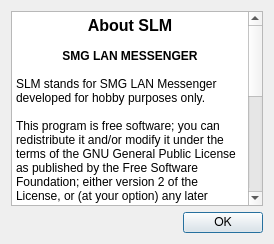
<?xml version="1.0" encoding="UTF-8"?>
<ui version="4.0">
 <class>aboutSLMDialog</class>
 <widget class="QDialog" name="aboutSLMDialog">
  <property name="geometry">
   <rect>
    <x>0</x>
    <y>0</y>
    <width>274</width>
    <height>244</height>
   </rect>
  </property>
  <property name="sizePolicy">
   <sizepolicy hsizetype="Fixed" vsizetype="Fixed">
    <horstretch>0</horstretch>
    <verstretch>0</verstretch>
   </sizepolicy>
  </property>
  <property name="font">
   <font>
    <family>Arial</family>
   </font>
  </property>
  <property name="windowTitle">
   <string>Dialog</string>
  </property>
  <property name="windowIcon">
   <iconset resource="resources/slm_resources.qrc">
    <normaloff>:/icons/SLM_Logo</normaloff>:/icons/SLM_Logo</iconset>
  </property>
  <layout class="QVBoxLayout" name="verticalLayout">
   <item>
    <widget class="QTextEdit" name="textEdit">
     <property name="font">
      <font>
       <family>Arial</family>
      </font>
     </property>
     <property name="html">
      <string>&lt;!DOCTYPE HTML PUBLIC &quot;-//W3C//DTD HTML 4.0//EN&quot; &quot;http://www.w3.org/TR/REC-html40/strict.dtd&quot;&gt;
&lt;html&gt;&lt;head&gt;&lt;meta name=&quot;qrichtext&quot; content=&quot;1&quot; /&gt;&lt;style type=&quot;text/css&quot;&gt;
p, li { white-space: pre-wrap; }
&lt;/style&gt;&lt;/head&gt;&lt;body style=&quot; font-family:'Arial'; font-size:8.25pt; font-weight:400; font-style:normal;&quot;&gt;
&lt;p align=&quot;center&quot; style=&quot; margin-top:0px; margin-bottom:0px; margin-left:0px; margin-right:0px; -qt-block-indent:0; text-indent:0px;&quot;&gt;&lt;span style=&quot; font-family:'Helvetica'; font-size:12pt; font-weight:600;&quot;&gt;About SLM&lt;/span&gt;&lt;/p&gt;
&lt;p style=&quot;-qt-paragraph-type:empty; margin-top:0px; margin-bottom:0px; margin-left:0px; margin-right:0px; -qt-block-indent:0; text-indent:0px; font-family:'Helvetica'; font-size:9pt;&quot;&gt;&lt;/p&gt;
&lt;p align=&quot;center&quot; style=&quot; margin-top:0px; margin-bottom:0px; margin-left:0px; margin-right:0px; -qt-block-indent:0; text-indent:0px;&quot;&gt;&lt;span style=&quot; font-family:'Helvetica'; font-size:9pt; font-weight:600;&quot;&gt;SMG LAN MESSENGER&lt;/span&gt;&lt;/p&gt;
&lt;p style=&quot;-qt-paragraph-type:empty; margin-top:0px; margin-bottom:0px; margin-left:0px; margin-right:0px; -qt-block-indent:0; text-indent:0px; font-family:'Helvetica'; font-size:9pt;&quot;&gt;&lt;/p&gt;
&lt;p style=&quot; margin-top:0px; margin-bottom:0px; margin-left:0px; margin-right:0px; -qt-block-indent:0; text-indent:0px;&quot;&gt;&lt;span style=&quot; font-family:'Helvetica'; font-size:9pt;&quot;&gt;SLM stands for SMG LAN Messenger developed for hobby purposes only. &lt;/span&gt;&lt;/p&gt;
&lt;p style=&quot;-qt-paragraph-type:empty; margin-top:0px; margin-bottom:0px; margin-left:0px; margin-right:0px; -qt-block-indent:0; text-indent:0px; font-family:'Helvetica'; font-size:9pt;&quot;&gt;&lt;/p&gt;
&lt;p style=&quot; margin-top:0px; margin-bottom:0px; margin-left:0px; margin-right:0px; -qt-block-indent:0; text-indent:0px;&quot;&gt;&lt;span style=&quot; font-family:'Helvetica'; font-size:9pt;&quot;&gt;This program is free software; you can redistribute it and/or modify it under the terms of the GNU General Public License as published by the Free Software Foundation; either version 2 of the License, or (at your option) any later version.&lt;/span&gt;&lt;/p&gt;
&lt;p style=&quot;-qt-paragraph-type:empty; margin-top:0px; margin-bottom:0px; margin-left:0px; margin-right:0px; -qt-block-indent:0; text-indent:0px; font-family:'Helvetica'; font-size:9pt;&quot;&gt;&lt;/p&gt;
&lt;p style=&quot; margin-top:0px; margin-bottom:0px; margin-left:0px; margin-right:0px; -qt-block-indent:0; text-indent:0px;&quot;&gt;&lt;span style=&quot; font-family:'Helvetica'; font-size:9pt;&quot;&gt;This program is distributed in the hope that it will be useful, but WITHOUT ANY WARRANTY; without even the implied warranty of MERCHANTABILITY or FITNESS FOR A PARTICULAR PURPOSE.  See the GNU General Public License for more details.&lt;/span&gt;&lt;/p&gt;
&lt;p style=&quot;-qt-paragraph-type:empty; margin-top:0px; margin-bottom:0px; margin-left:0px; margin-right:0px; -qt-block-indent:0; text-indent:0px; font-family:'Helvetica'; font-size:9pt;&quot;&gt;&lt;/p&gt;
&lt;p align=&quot;center&quot; style=&quot; margin-top:0px; margin-bottom:0px; margin-left:0px; margin-right:0px; -qt-block-indent:0; text-indent:0px;&quot;&gt;&lt;span style=&quot; font-family:'Helvetica'; font-size:10pt; font-weight:600;&quot;&gt;Developer&lt;/span&gt;&lt;/p&gt;
&lt;p align=&quot;center&quot; style=&quot; margin-top:0px; margin-bottom:0px; margin-left:0px; margin-right:0px; -qt-block-indent:0; text-indent:0px;&quot;&gt;&lt;span style=&quot; font-family:'Helvetica'; font-size:9pt; font-style:italic;&quot;&gt;Ahmet KURUKÖSE (ahmetkurukose@yahoo.com)&lt;/span&gt;&lt;/p&gt;
&lt;p style=&quot;-qt-paragraph-type:empty; margin-top:0px; margin-bottom:0px; margin-left:0px; margin-right:0px; -qt-block-indent:0; text-indent:0px; font-family:'Helvetica'; font-size:9pt;&quot;&gt;&lt;/p&gt;
&lt;p align=&quot;center&quot; style=&quot; margin-top:0px; margin-bottom:0px; margin-left:0px; margin-right:0px; -qt-block-indent:0; text-indent:0px;&quot;&gt;&lt;span style=&quot; font-family:'Helvetica'; font-size:10pt; font-weight:600;&quot;&gt;Consultants&lt;/span&gt;&lt;/p&gt;
&lt;p align=&quot;center&quot; style=&quot; margin-top:0px; margin-bottom:0px; margin-left:0px; margin-right:0px; -qt-block-indent:0; text-indent:0px;&quot;&gt;&lt;span style=&quot; font-family:'Helvetica'; font-size:9pt; font-style:italic;&quot;&gt;Umut DENİZ&lt;/span&gt;&lt;/p&gt;
&lt;p align=&quot;center&quot; style=&quot; margin-top:0px; margin-bottom:0px; margin-left:0px; margin-right:0px; -qt-block-indent:0; text-indent:0px;&quot;&gt;&lt;span style=&quot; font-family:'Helvetica'; font-size:9pt; font-style:italic;&quot;&gt;Fatih AKSEL&lt;/span&gt;&lt;/p&gt;
&lt;p align=&quot;center&quot; style=&quot; margin-top:0px; margin-bottom:0px; margin-left:0px; margin-right:0px; -qt-block-indent:0; text-indent:0px;&quot;&gt;&lt;span style=&quot; font-family:'Helvetica'; font-size:9pt; font-style:italic;&quot;&gt;Cengiz YILMAZ&lt;/span&gt;&lt;/p&gt;&lt;/body&gt;&lt;/html&gt;</string>
     </property>
     <property name="textInteractionFlags">
      <set>Qt::TextSelectableByKeyboard|Qt::TextSelectableByMouse</set>
     </property>
    </widget>
   </item>
   <item>
    <layout class="QHBoxLayout" name="horizontalLayout">
     <item>
      <spacer name="horizontalSpacer">
       <property name="orientation">
        <enum>Qt::Horizontal</enum>
       </property>
       <property name="sizeHint" stdset="0">
        <size>
         <width>40</width>
         <height>20</height>
        </size>
       </property>
      </spacer>
     </item>
     <item>
      <widget class="QPushButton" name="aboutSLM_OKButton">
       <property name="sizePolicy">
        <sizepolicy hsizetype="Fixed" vsizetype="Fixed">
         <horstretch>0</horstretch>
         <verstretch>0</verstretch>
        </sizepolicy>
       </property>
       <property name="font">
        <font>
         <family>FreeSans</family>
         <stylestrategy>PreferAntialias</stylestrategy>
        </font>
       </property>
       <property name="text">
        <string>OK</string>
       </property>
      </widget>
     </item>
    </layout>
   </item>
  </layout>
 </widget>
 <resources>
  <include location="resources/slm_resources.qrc"/>
 </resources>
 <connections/>
</ui>
